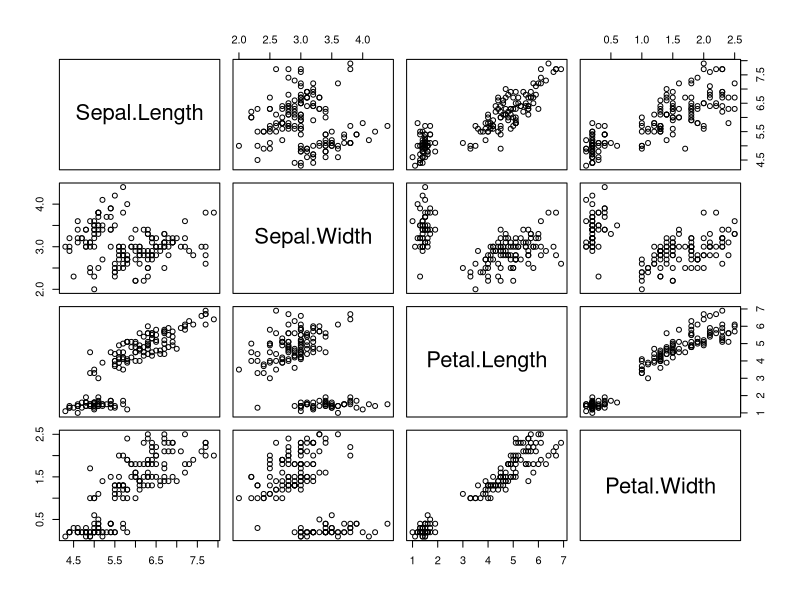
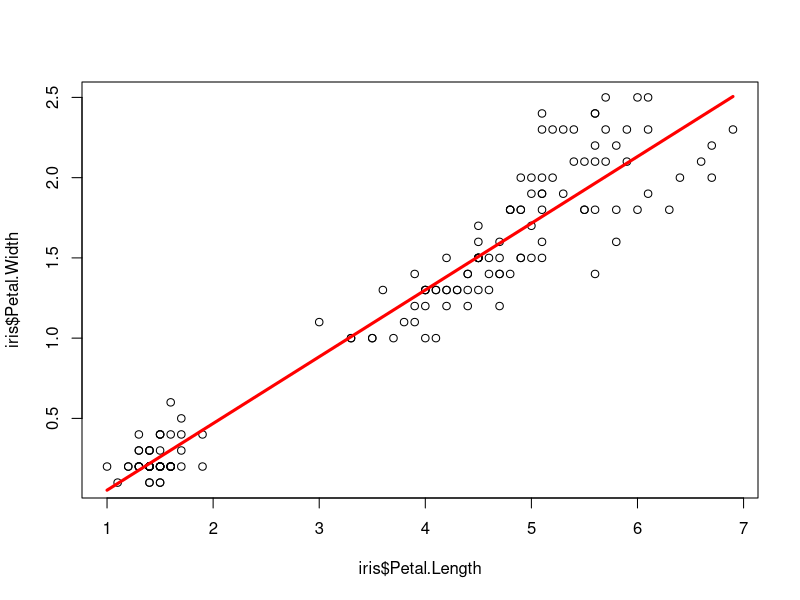

Recreate these plots in R, in order.
# Load Iris data
data(iris)

# Peek at the data
head(iris)

# Look at unique species
unique(iris$Species)

# Create scatterplot matrix
plot(iris[1:4])

# Create a scatterplot of petal length vs width
plot(
  x = iris$Petal.Length, 
  y = iris$Petal.Width)

# Create a linear regression model
x <- iris$Petal.Length

y <- iris$Petal.Width

model <- lm(y ~ x)

# Draw linear regression model on plot
lines(
  x = iris$Petal.Length,
  y = model$fitted, 
  col = "red",
  lwd = 3)

# Get correlation coefficient
cor(
  x = iris$Petal.Length, 
  y = iris$Petal.Width)

# Summarize the model
summary(model)

# Predict new unknown values from the model
predict(
  object = model, 
  newdata = data.frame(x = c(2, 5, 7)))

